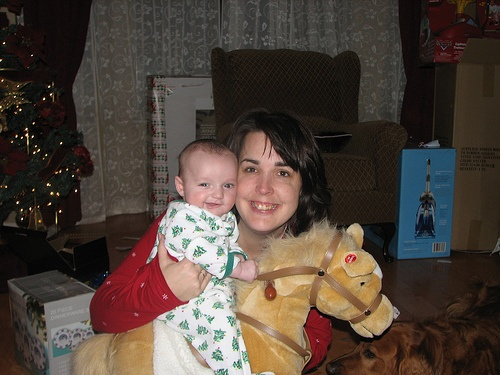
#> input picture data/VOC2012/JPEGImages/2007_001340.jpg, 500 x 375 px
$ python -i noise.py   (imports and definitions only)
#> lines starting #> are read from the running program, lines starting #| are printed output that depends on the picture
import cv2
import numpy as np
import albumentations as A
import skimage as sk
from PIL import Image
from scipy.ndimage import zoom as scizoom
from io import BytesIO


def clipped_zoom(img, zoom_factor):
    h, w = img.shape[:2]

    ch = int(np.ceil(h / zoom_factor))
    cw = int(np.ceil(w / zoom_factor))

    top = (h - ch) // 2
    left = (w - cw) // 2

    img = scizoom(
        img[top:top + ch, left:left + cw],
        (zoom_factor, zoom_factor, 1),
        order=1
    )

    trim_top = (img.shape[0] - h) // 2
    trim_left = (img.shape[1] - w) // 2

    return img[
        trim_top:trim_top + h,
        trim_left:trim_left + w
    ]

def motion_blur_kernel(size, angle):
    kernel = np.zeros((size, size), dtype=np.float32)
    kernel[size // 2, :] = 1
    kernel /= size

    rot_mat = cv2.getRotationMatrix2D((size // 2, size // 2), angle, 1)
    kernel = cv2.warpAffine(kernel, rot_mat, (size, size))

    return kernel


# =======================================================================================================================


# [54 lines left out: functions gaussian_noise, motion_blur, not called in this run]


def snow(image, severity:int=1):
    c = [(0.1, 0.3, 3, 0.5, 10, 4, 0.8),
        (0.2, 0.3, 2, 0.5, 12, 4, 0.7),
        (0.55, 0.3, 4, 0.9, 12, 8, 0.7),
        (0.55, 0.3, 4.5, 0.85, 12, 8, 0.65),
        (0.55, 0.3, 2.5, 0.85, 12, 12, 0.55)][severity - 1]

    transformed_image = np.array(image, dtype=np.float32) / 255
    h, w = transformed_image.shape[:2]

    snow_layer = np.random.normal(loc=c[0], scale=c[1], size=(h, w))
    snow_layer = clipped_zoom(snow_layer[..., np.newaxis], c[2]).squeeze()
    snow_layer[snow_layer < c[3]] = 0
    kernel = motion_blur_kernel(c[4], angle=np.random.uniform(-135, -45))
    snow_layer = cv2.filter2D(snow_layer, -1, kernel)
    snow_layer = np.clip(snow_layer, 0, 1)
    snow_layer = snow_layer[..., np.newaxis]
    gray = cv2.cvtColor(transformed_image, cv2.COLOR_RGB2GRAY)[..., np.newaxis]

    transformed_image = c[6] * transformed_image + (1 - c[6]) * np.maximum(transformed_image, gray * 1.5 + 0.5)
    transformed_image = transformed_image + snow_layer + np.rot90(snow_layer, k=2)
    transformed_image = np.clip(transformed_image, 0, 1) * 255
    return transformed_image.astype(np.uint8)

# [34 lines left out: functions brightness, contrast, jpeg, not called in this run]


>>> import cv2
>>> picture = cv2.cvtColor(cv2.imread('data/VOC2012/JPEGImages/2007_001340.jpg'), cv2.COLOR_BGR2RGB)
>>> result = snow(picture)
#> in snow, `gray = cv2.cvtColor(transformed_image, cv2.COLOR_RGB2GRAY)[..., np.new..`:
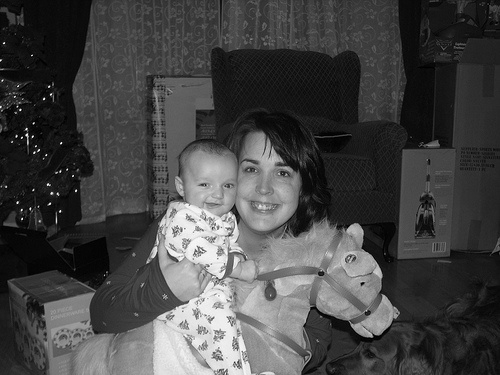
#> gray: shape (375, 500, 1) float32; min 0, max 0.999, mean 0.274
#> in snow, `transformed_image = transformed_image + snow_layer + np.rot90(snow_lay..`:
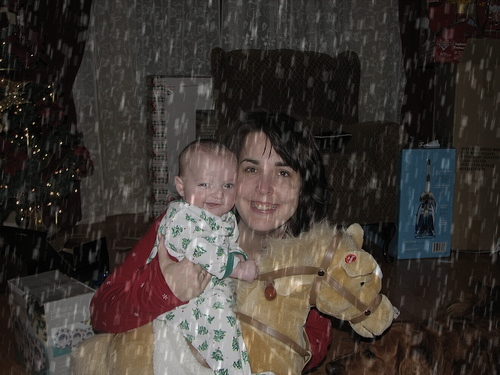
#> transformed_image: shape (375, 500, 3) float64; mean R, G, B 0.462, 0.421, 0.394; drawn with min black and max white
#> in snow, `transformed_image = transformed_image + snow_layer + np.rot90(snow_lay..`:
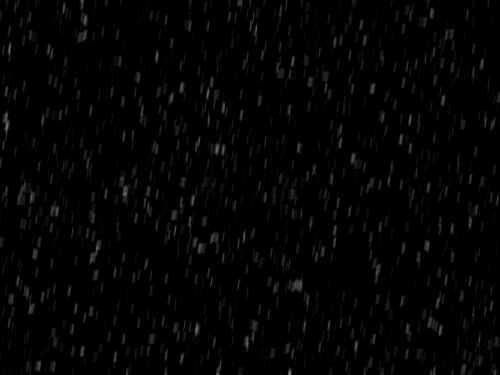
#> snow_layer: shape (375, 500, 1) float64; min 0, max 0.527, mean 0.0145
#> in snow, `transformed_image = np.clip(transformed_image, 0, 1) * 255`:
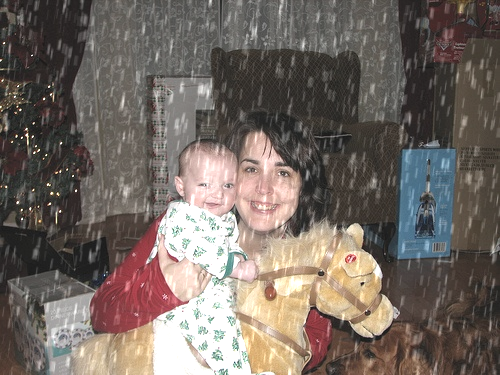
#> transformed_image: shape (375, 500, 3) float64; mean R, G, B 116.2, 106.1, 99.3
#> in snow, `return transformed_image.astype(np.uint8)`:
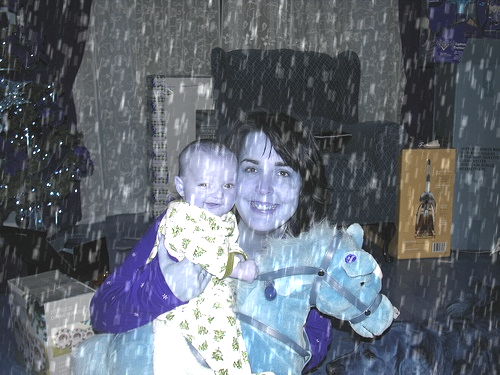
#> returned value: shape (375, 500, 3); mean of channels 0, 1, 2 115.7, 105.6, 98.9; drawn as B, G, R

$ run again, on data/VOC2012/JPEGImages/2007_001630.jpg
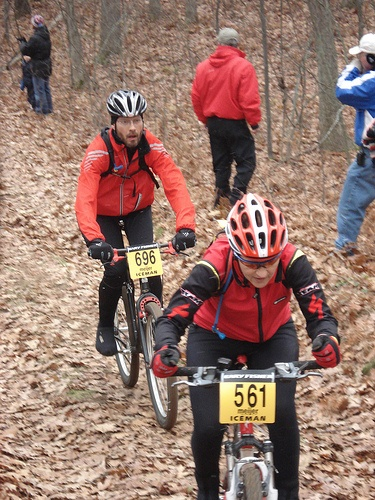
#> input picture data/VOC2012/JPEGImages/2007_001630.jpg, 375 x 500 px
#> in snow, `transformed_image = np.clip(transformed_image, 0, 1) * 255`:
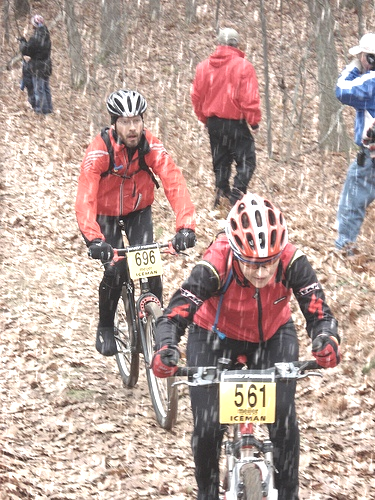
#> transformed_image: shape (500, 375, 3) float64; mean R, G, B 185.9, 163.6, 156
#> in snow, `return transformed_image.astype(np.uint8)`:
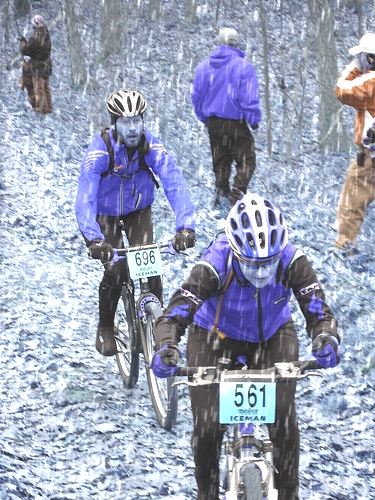
#> returned value: shape (500, 375, 3); mean of channels 0, 1, 2 185.5, 163.1, 155.6; drawn as B, G, R

$ run again, on data/VOC2012/JPEGImages/2007_004193.jpg
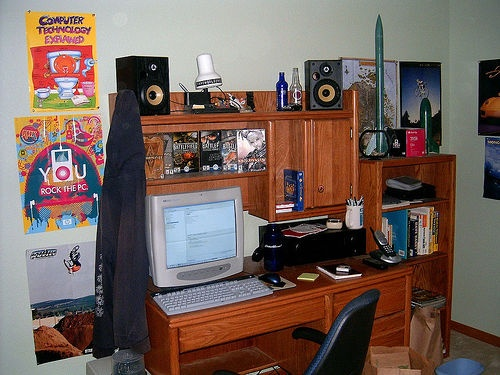
#> input picture data/VOC2012/JPEGImages/2007_004193.jpg, 500 x 375 px
#> in snow, `transformed_image = np.clip(transformed_image, 0, 1) * 255`:
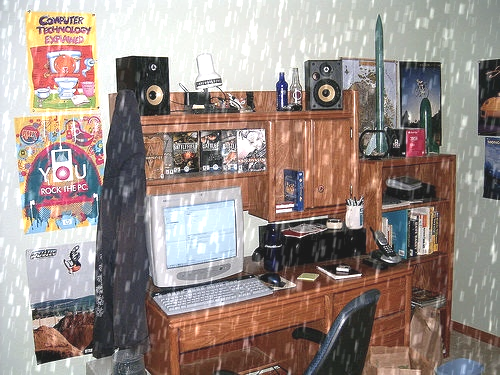
#> transformed_image: shape (375, 500, 3) float64; mean R, G, B 155.2, 141.4, 135.5
#> in snow, `return transformed_image.astype(np.uint8)`:
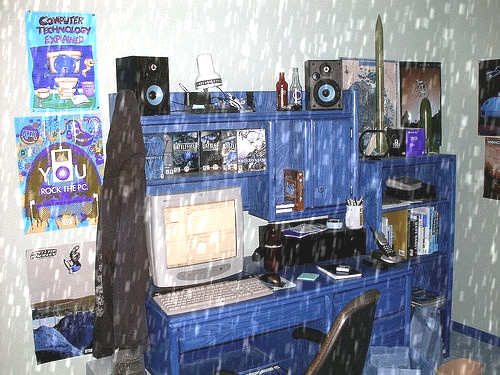
#> returned value: shape (375, 500, 3); mean of channels 0, 1, 2 154.8, 140.9, 135; drawn as B, G, R

$ run again, on data/VOC2012/JPEGImages/2007_004948.jpg
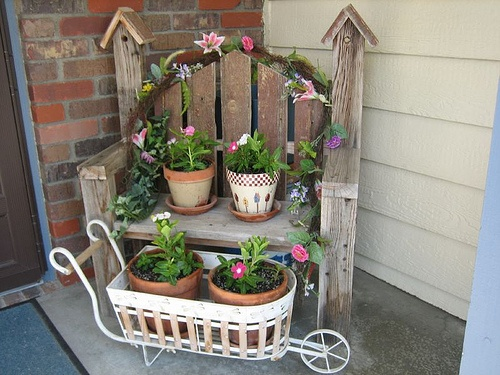
#> input picture data/VOC2012/JPEGImages/2007_004948.jpg, 500 x 375 px
#> in snow, `transformed_image = transformed_image + snow_layer + np.rot90(snow_lay..`:
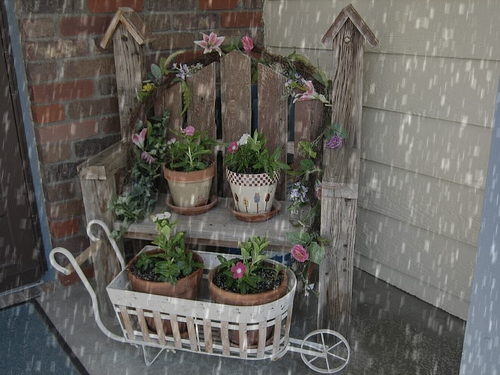
#> transformed_image: shape (375, 500, 3) float64; mean R, G, B 0.711, 0.695, 0.663; drawn with min black and max white
#> in snow, `return transformed_image.astype(np.uint8)`:
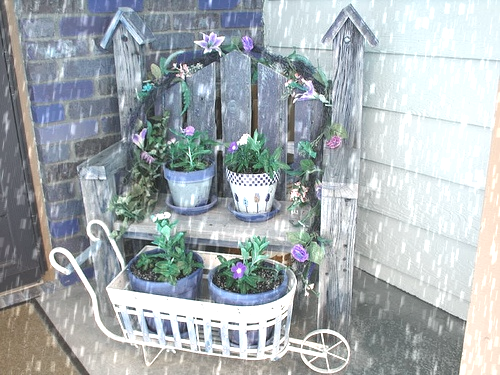
#> returned value: shape (375, 500, 3); mean of channels 0, 1, 2 177.9, 174.2, 166.2; drawn as B, G, R
